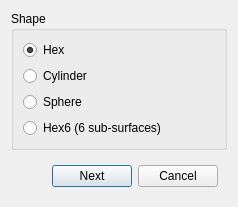
<?xml version="1.0" encoding="UTF-8"?>
<ui version="4.0">
 <class>GeometryAddDialog</class>
 <widget class="QDialog" name="GeometryAddDialog">
  <property name="geometry">
   <rect>
    <x>0</x>
    <y>0</y>
    <width>238</width>
    <height>200</height>
   </rect>
  </property>
  <property name="windowTitle">
   <string>Add geometry</string>
  </property>
  <layout class="QVBoxLayout" name="verticalLayout_2">
   <item>
    <widget class="QGroupBox" name="groupBox">
     <property name="title">
      <string>Shape</string>
     </property>
     <layout class="QVBoxLayout" name="verticalLayout">
      <item>
       <widget class="QRadioButton" name="hex">
        <property name="text">
         <string>Hex</string>
        </property>
        <property name="checked">
         <bool>true</bool>
        </property>
        <attribute name="buttonGroup">
         <string notr="true">shapeRadios</string>
        </attribute>
       </widget>
      </item>
      <item>
       <widget class="QRadioButton" name="cylinder">
        <property name="text">
         <string>Cylinder</string>
        </property>
        <attribute name="buttonGroup">
         <string notr="true">shapeRadios</string>
        </attribute>
       </widget>
      </item>
      <item>
       <widget class="QRadioButton" name="sphere">
        <property name="text">
         <string>Sphere</string>
        </property>
        <attribute name="buttonGroup">
         <string notr="true">shapeRadios</string>
        </attribute>
       </widget>
      </item>
      <item>
       <widget class="QRadioButton" name="hex6">
        <property name="text">
         <string>Hex6 (6 sub-surfaces)</string>
        </property>
        <attribute name="buttonGroup">
         <string notr="true">shapeRadios</string>
        </attribute>
       </widget>
      </item>
     </layout>
    </widget>
   </item>
   <item>
    <widget class="QWidget" name="widget_6" native="true">
     <layout class="QHBoxLayout" name="horizontalLayout_4">
      <item>
       <spacer name="horizontalSpacer">
        <property name="orientation">
         <enum>Qt::Horizontal</enum>
        </property>
        <property name="sizeHint" stdset="0">
         <size>
          <width>181</width>
          <height>20</height>
         </size>
        </property>
       </spacer>
      </item>
      <item>
       <widget class="QPushButton" name="next">
        <property name="text">
         <string>Next</string>
        </property>
       </widget>
      </item>
      <item>
       <widget class="QPushButton" name="cancel">
        <property name="text">
         <string>Cancel</string>
        </property>
       </widget>
      </item>
     </layout>
    </widget>
   </item>
  </layout>
 </widget>
 <resources/>
 <connections>
  <connection>
   <sender>cancel</sender>
   <signal>clicked()</signal>
   <receiver>GeometryAddDialog</receiver>
   <slot>reject()</slot>
   <hints>
    <hint type="sourcelabel">
     <x>182</x>
     <y>169</y>
    </hint>
    <hint type="destinationlabel">
     <x>118</x>
     <y>99</y>
    </hint>
   </hints>
  </connection>
 </connections>
 <buttongroups>
  <buttongroup name="shapeRadios"/>
 </buttongroups>
</ui>
